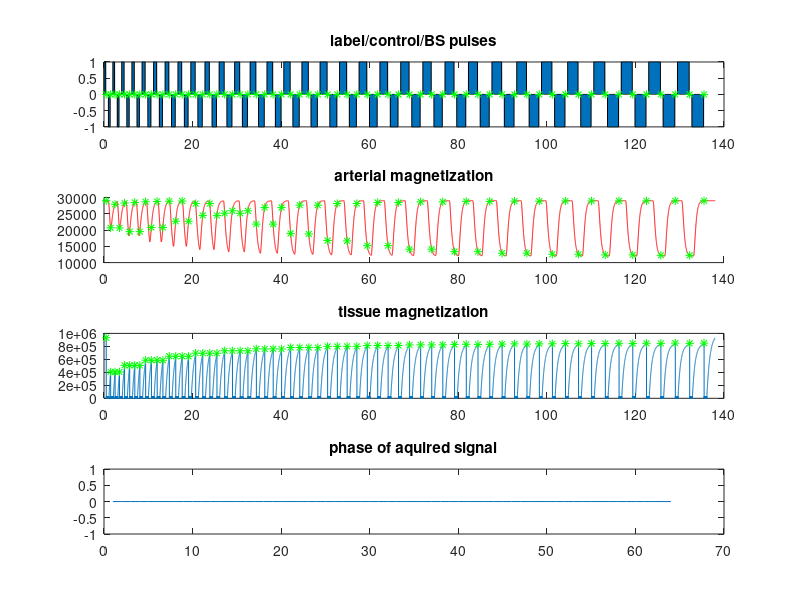
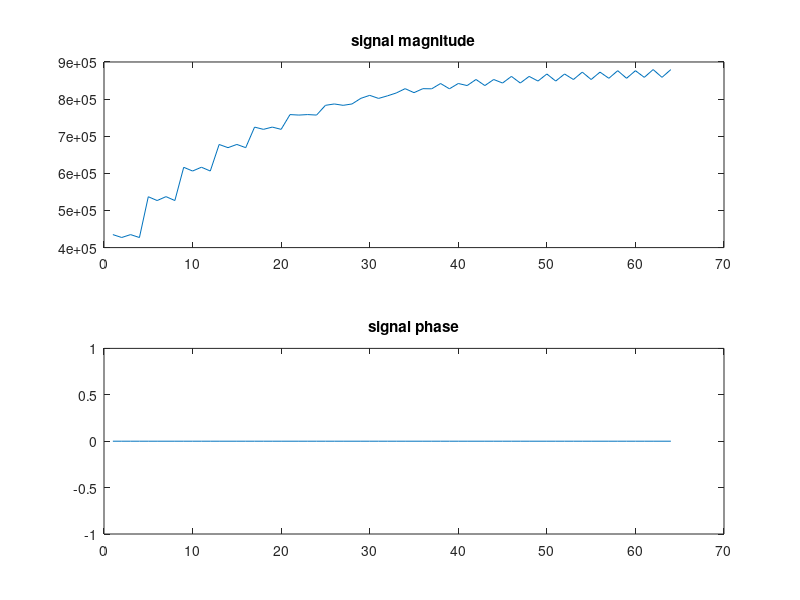
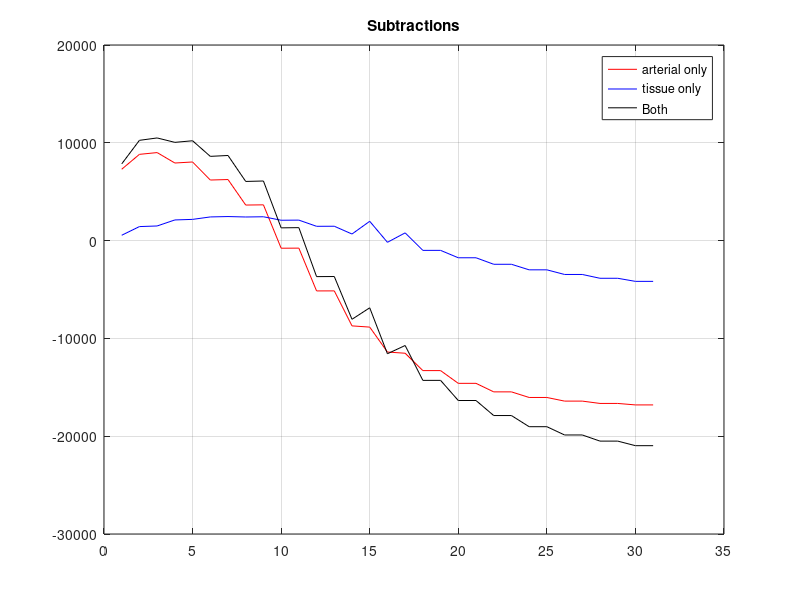
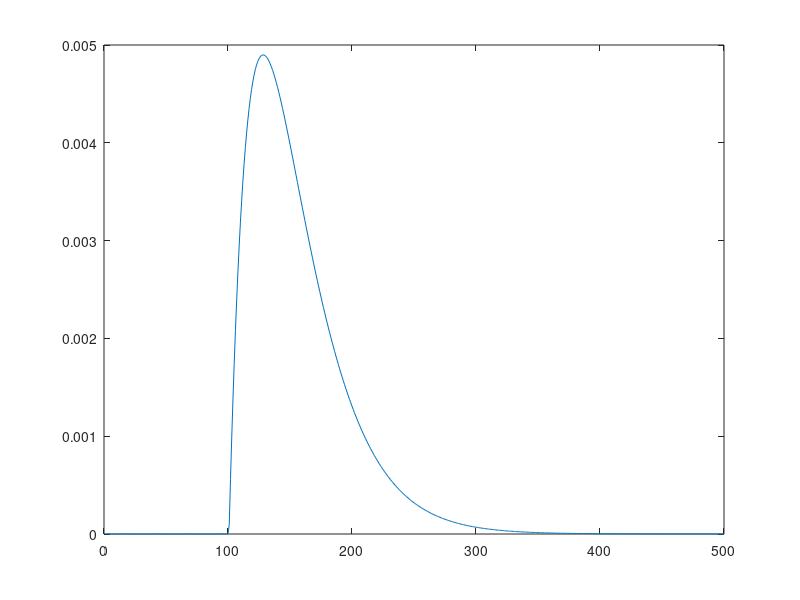

Write the MATLAB code that produced these figures, in order.
function obs = gen_signals_140104(parms, getAQfromfile, dofigs)
% set up parms for pulse sequence and known constants
% ... time units are in seconds
% this versioni is intended for testing at T1 fit to phantom data

if nargin==0

    
    f =         0.015;
    mtis0 =     10e5 ;
    cbva =      0.02 ;
    transit=    1.2 ;
    kfor =      0.2; % 1e-2 ;
    r1tis =     1/1.4  ;
    beta =      15*pi/180 ; % flip angle in radians
    L = 1;
    %
    
    f = 0.015 
    cbva =0.0323 
    transit = 1.0
    kfor = 0.2632 
    r1tis = 1.3971
    mtis0 =     10e5 ;
    beta =      10*pi/180 ; % flip angle in radians
    L = 1;
    %
    
    parms = struct( ...
        'mtis0', mtis0,...
        'f', f , ...  % perfusion in ml/s/g
        'cbva' ,  cbva , ...
        'transit', transit,...
        'kfor', kfor, ...
        'r1tis', r1tis, ...
        'beta', beta);
    
    getAQfromfile=0;
    dofigs = 1;
end

dt = 0.01;
Disp = 0.1/dt;
Disp = 3;  % more realistic
r1a = 1/1.6;

% get parms from the input structure
mtis0 = parms.mtis0;
f = parms.f;
cbva = parms.cbva;
transit = parms.transit;
kfor = parms.kfor;
r1tis = parms.r1tis;
beta = parms.beta;

mt_aqs = [];


% 1/4/14 phantom:
TR = sort(repmat([1:0.15:3.25],[1,4]));
label_dur = TR- 0.600;
aqtimes = label_dur + 0.01 ;  % acquisition happens 10 ms after labeling
duration = sum(TR)+2;

% % 11/13/13 jfn head:
% TR = sort(repmat(1.2 + 0.3*[0:11], [1,16]));
% %TR = sort(repmat(1.2 + 0.15*[0:11], [1,16]));
% label_dur = TR  - 1.1;
% aqtimes = label_dur + 0.01 ;  % acquisition happens 10 ms after labeling
% duration = sum(TR) + 3;

% this defines the number of images:
N = length(label_dur);

label_start = cumsum(TR) - TR(1);
label_start = cumsum(TR) - TR;

% % % % % % % % % % % % % % % % % % % % % % % % % % % % % % % % % % % % %

% labeling function can have 3 values: off(0), label (1), control(-1)
t = 0:dt:duration;

labelfun = zeros(length(t),1);
aqfun = zeros(size(t));
satfun = zeros(size(t));

for n=1:N
    % begin label
    ind1 = floor(label_start(n)/dt+1);
    %end label
    ind2 = floor((label_start(n) + label_dur(n))/dt);
    
    if mod(n,2)==0
        labelfun(ind1:ind2) = -1;
    else
        labelfun(ind1:ind2) = 1;
    end
    
    % acquire image 100 ms after end of label
    ind3 = ind2 + floor(0.1/dt);
    aqfun(ind3) = 1;

    % Magnetization is tipped during whole acquisition period
    % saturation function to describe when the magnetization is tipped for imaging 
    ind4 = ind3 + [0:0.03:0.6]/dt;
    satfun(floor(ind4)) = 1;

    
end
aqfun = aqfun(1:length(labelfun));

aqs = find(aqfun);


%%% remove background suppression  ****

%%%%%%%%%%%%%%%%
% form an arterial dispersion kernel (only need to do this once)
ttmp = linspace(0,5, 5/dt)';
art_kernel = (ttmp-transit).* exp(-Disp *(ttmp-transit));
art_kernel(art_kernel<0)=0;
art_kernel = art_kernel / sum(art_kernel);  %normalize the mass in the dispersion

decay = ones(size(ttmp));
decay = exp(-ttmp*r1a);
art_kernel = art_kernel .* decay;

figure(10)
plot(art_kernel)

inp = zeros(size(labelfun));
inp(labelfun==1) = 1;  % in this case we get arterial spin saturation
%inp(labelfun==0.5) = 0;  % in this case we get arterial spin saturation

% convolve with dipersion kernel
% in order to obtain the arterial signal
% assume that the arterial volume is 100% for input function
ma =  mtis0 *(1 - 2*0.8* conv(inp, art_kernel));

% remove padding from both ends
%ma = ma(length(ttmp):end);
ma = ma(1:length(labelfun));
%ma = ma * mtis0/max(ma);

% there is a short lag between arriving at the voxel and getting into the
% tissue.  It's from 200 to 500 ms.
trans2 = 0.400 ;
inma = zeros(size(ma));
inma(trans2/dt +1: end) = ma(1: end - trans2/dt) ;

% now the fun part: calculate the tissue function
% make a matgnetization transfer function

mtr = kfor * ~~(labelfun);  % we always get the same RF power and MT whether there is label or not.
m = mtis0 * ones(size(labelfun));

for n=3:length(t)
    % the modified Blocj equation has
    % t1 decay,  magnetization transfer, inflow, outflow
    dm = (mtis0 - m(n-1))*r1tis - mtr(n-1)*m(n-1) + f * ma(n-1) - f*m(n-1)/0.9;
    m(n) = m(n-1) + dm*dt;
    
    % the Mz gets reset by the sampling RF pulses
    if satfun(n-2)==1
        m(n) =  0 ; % m(n-1)*cos(beta);
        %ma(n) = 0;
    end
    
end

% adjust ma to reflect the blood volume, not just for a 100% voxel
ma = cbva*0.9*ma;

obs = m(aqs) + ma(aqs);%%%%%%%%%%%%%%%%%%%%%%%

% Use this if there are DUMMY SCANS
obs(1) = obs(3);


% modification:  signals are complex.
% Arterial and tissue compartments will acquire different amounts of
% phase during readout


m_phi = 0 ; % 0.1;
ma_phi = 0; % 2;

% obs = m(aqs)*sin(beta)*exp(-i*m_phi) + ma(aqs)*sin(beta)*exp(-i*ma_phi);
%obs = obs(3:end);
%obs = ma(aqs);

%obs = obs * sin(beta);

sigs = ma(aqs);
con = sigs(1:2:end);
tag = sigs(2:2:end);
asub = con-tag;

sigs = m(aqs);
con = sigs(1:2:end);
tag = sigs(2:2:end);
tsub = con-tag;

tot_sub = asub + tsub;

if dofigs
    figure(1)
    subplot(411)
    area(t,labelfun)
    hold on
    %    plot(t,tmp_inp)
    %     plot(t,bsfun,'r')
    %     plot(t(aqs),bsfun(aqs),'g*')
    title('label/control/BS pulses')
    hold on
    plot(t(aqs),labelfun(aqs),'g*')
    hold off
    
    subplot(412)
    
    hold on
    plot(t,ma,'r')
    plot(t(aqs),ma(aqs),'g*')
    hold off
    title('arterial magnetization')
    
    subplot(413)
    plot(t,m)
    hold on
    plot(t(aqs),m(aqs),'g*')
    hold off
    title('tissue magnetization')
    
    subplot(414)
    plot(angle(obs))
    
    title('phase of aquired signal')
    
    
    figure(5)
    subplot(211)
    plot(abs(obs)); title('signal magnitude')
    subplot(212)
    plot(angle(obs)); title('signal phase')
    
    figure (6)
    plot(asub(2:end),'r'); hold on;
    plot(tsub(2:end),'b')
    plot(tot_sub(2:end),'k')
    title('Subtractions')
    legend('arterial only','tissue only', 'Both')
    grid on
    
    drawnow
end

end
